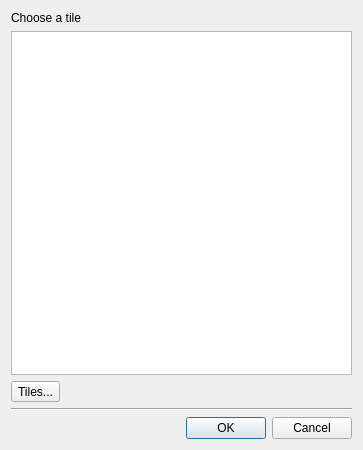
<?xml version="1.0" encoding="UTF-8"?>
<ui version="4.0">
 <class>PathTileEntryDialog</class>
 <widget class="QDialog" name="PathTileEntryDialog">
  <property name="geometry">
   <rect>
    <x>0</x>
    <y>0</y>
    <width>363</width>
    <height>450</height>
   </rect>
  </property>
  <property name="windowTitle">
   <string>Tile Picker</string>
  </property>
  <layout class="QVBoxLayout" name="verticalLayout">
   <item>
    <widget class="QLabel" name="prompt">
     <property name="text">
      <string>Choose a tile</string>
     </property>
    </widget>
   </item>
   <item>
    <widget class="Tiled::Internal::MixedTilesetView" name="tableView"/>
   </item>
   <item>
    <layout class="QHBoxLayout" name="horizontalLayout">
     <item>
      <widget class="QToolButton" name="tilesButton">
       <property name="text">
        <string>Tiles...</string>
       </property>
      </widget>
     </item>
     <item>
      <spacer name="horizontalSpacer">
       <property name="orientation">
        <enum>Qt::Horizontal</enum>
       </property>
       <property name="sizeHint" stdset="0">
        <size>
         <width>40</width>
         <height>20</height>
        </size>
       </property>
      </spacer>
     </item>
    </layout>
   </item>
   <item>
    <widget class="Line" name="line">
     <property name="orientation">
      <enum>Qt::Horizontal</enum>
     </property>
    </widget>
   </item>
   <item>
    <widget class="QDialogButtonBox" name="buttonBox">
     <property name="orientation">
      <enum>Qt::Horizontal</enum>
     </property>
     <property name="standardButtons">
      <set>QDialogButtonBox::Cancel|QDialogButtonBox::Ok</set>
     </property>
    </widget>
   </item>
  </layout>
 </widget>
 <customwidgets>
  <customwidget>
   <class>Tiled::Internal::MixedTilesetView</class>
   <extends>QTableWidget</extends>
   <header>BuildingEditor/mixedtilesetview.h</header>
  </customwidget>
 </customwidgets>
 <resources/>
 <connections>
  <connection>
   <sender>buttonBox</sender>
   <signal>accepted()</signal>
   <receiver>PathTileEntryDialog</receiver>
   <slot>accept()</slot>
   <hints>
    <hint type="sourcelabel">
     <x>237</x>
     <y>430</y>
    </hint>
    <hint type="destinationlabel">
     <x>209</x>
     <y>395</y>
    </hint>
   </hints>
  </connection>
  <connection>
   <sender>buttonBox</sender>
   <signal>rejected()</signal>
   <receiver>PathTileEntryDialog</receiver>
   <slot>reject()</slot>
   <hints>
    <hint type="sourcelabel">
     <x>304</x>
     <y>424</y>
    </hint>
    <hint type="destinationlabel">
     <x>315</x>
     <y>392</y>
    </hint>
   </hints>
  </connection>
 </connections>
</ui>
